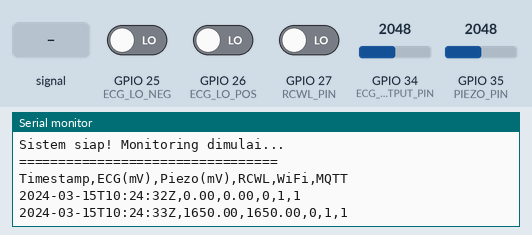
Simulated run of this sketch. Board: ESP32. Shown: the last lines printed to the serial monitor. Inputs (shaded band) come from the test bench; at power-on: GPIO 25 (ECG_LO_NEG) LOW, GPIO 35 (PIEZO_PIN) = 2048, GPIO 27 (RCWL_PIN) LOW, GPIO 26 (ECG_LO_POS) LOW, GPIO 34 (ECG_OUTPUT_PIN) = 2048 (analog values on the 0–4095 scale). WiFi joins after 1.5 s; servers stay silent unless stated; the local clock reads 2024-03-15 10:24:30 at power-on unless the sketch sets it; no MQTT or app messages arrive unless stated.

Above: at 3.2 s.
3.3 s: GPIO 25 (ECG_LO_NEG) driven HIGH
At 4.5 s:
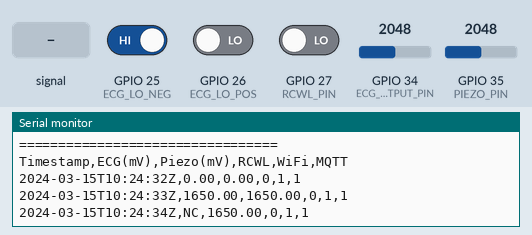
6.3 s: GPIO 35 (PIEZO_PIN) set to 2866
At 7.9 s:
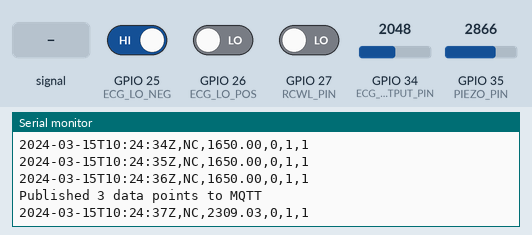
8.5 s: GPIO 27 (RCWL_PIN) driven HIGH
At 9.6 s:
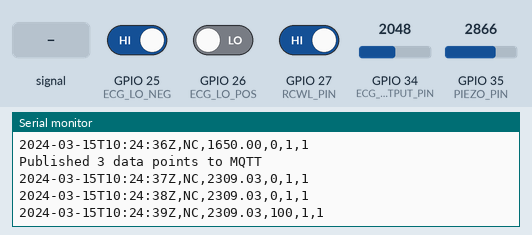
10.0 s: GPIO 35 (PIEZO_PIN) set to 3603
At 10.9 s:
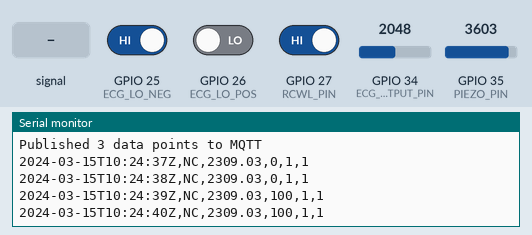
11.5 s: GPIO 25 (ECG_LO_NEG) driven LOW
At 12.8 s:
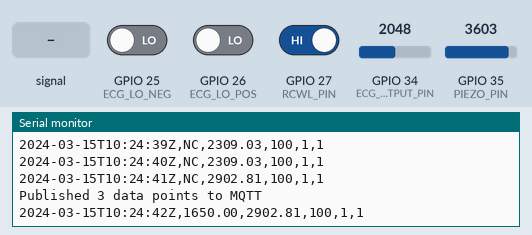
13.0 s: GPIO 34 (ECG_OUTPUT_PIN) fed a 200 Hz sine of ±327 counts around its level
At 14.6 s:
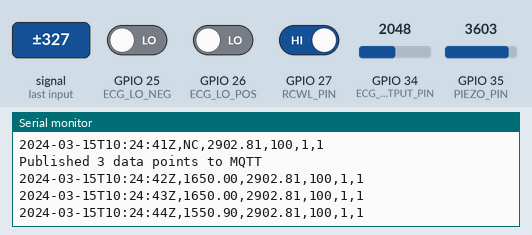

Measured:
- after the input at 3.3 s, the serial monitor: prints a new line after 0.77 s (image 1)
- after the input at 6.3 s, the serial monitor: prints a new line after 0.77 s (image 2)
- after the input at 8.5 s, the serial monitor: prints a new line after 0.57 s (image 3)
- after the input at 11.5 s, the serial monitor: prints a new line after 0.57 s (image 5)
- after the input at 13.0 s, the serial monitor: prints a new line after 1.1 s (image 6)

The sketch:

ESP32_Belt_V1.ino
```cpp
#include <WiFi.h>
#define MQTT_MAX_PACKET_SIZE 4096  // Must be defined before including PubSubClient
#include <PubSubClient.h>
#include <ArduinoJson.h>
#include <time.h>

// Pin definitions
#define RCWL_PIN 27       // Pin GPIO untuk sensor gerak RCWL-0516
#define ECG_OUTPUT_PIN 34 // Pin analog untuk output AD8232
#define ECG_LO_POS 26     // Pin Lead-Off Positif
#define ECG_LO_NEG 25     // Pin Lead-Off Negatif
#define PIEZO_PIN 35      // Pin analog untuk piezoelectric

// WiFi Setup
const char *WIFI_SSID = "Wifi Asu";
const char *WIFI_PASS = "666asukon666";

// Device ID
const char* deviceId = "belt_001";

// MQTT setup
const char* mqtt_server = "192.168.46.200";
const int mqtt_port = 1883;
const char* mqtt_client_id = "pm-1744370871533";
const char* mqtt_username = "";
const char* mqtt_password = "";

// Publish frequency
const int PUBLISH_FREQUENCY = 5000; // Publish every 5 seconds
unsigned long publishTimer;

// Data collection frequency
const int DATA_COLLECTION_INTERVAL = 200; // Collect data every 200ms
unsigned long dataCollectionTimer;

// Konversi ADC
const float ADC_REFERENCE = 3.3;    // Voltage reference in volts
const int ADC_RESOLUTION = 4096;    // 12-bit resolution (0-4095)

// Variabel untuk menyimpan nilai sensor
bool motionDetected = false;
int ecgRawValue = 0;
float ecgMv = 0.0;         // ECG value in millivolts
int piezoRawValue = 0;
float piezoMv = 0.0;       // Piezo value in millivolts
int rcwlRawValue = 0;      // Added for RCWL amplitude
bool ecgConnected = true;

// Data buffer untuk kumpulan data - reduced from 5 to 3 to prevent MQTT buffer overflow
const int MAX_DATA_POINTS = 3;     // Reduced buffer size to prevent MQTT overflows
typedef struct {
  char timestamp[25];
  float ecg;               // ECG dalam mV
  float piezoelectric_voltage; // Piezo dalam mV
  int rcwl_amplitude;      // Nilai amplitude RCWL (0-100 atau nilai tetap jika deteksi binary)
} SensorDataPoint;

SensorDataPoint dataBuffer[MAX_DATA_POINTS];
int dataBufferIndex = 0;

// Interval yang dioptimalkan
unsigned long lastUpdateTime = 0;
const unsigned long updateInterval = 1000; // Update serial setiap 1 detik

// MQTT retry mechanism
const int MQTT_RETRY_DELAY = 2000;  // 2 seconds between retries
const int MQTT_MAX_RETRIES = 3;     // Maximum number of publish retries
int mqttRetryCounter = 0;

// NTP Configuration
const char* ntpServer = "pool.ntp.org";
const long gmtOffset_sec = 25200;  // GMT+7 for Indonesia
const int daylightOffset_sec = 0;

// WiFi reconnect parameters
unsigned long wifiReconnectTimer = 0;
const int WIFI_RECONNECT_INTERVAL = 30000; // Try to reconnect every 30 seconds

// MQTT client
WiFiClient espClient;
PubSubClient client(espClient);

// Convert ADC value to millivolts
float adcToMillivolts(int adcValue) {
  return (adcValue * ADC_REFERENCE * 1000.0) / ADC_RESOLUTION;
}

void connectToWiFi() {
  Serial.println("Connecting to WiFi");
  Serial.println(WIFI_SSID);

  WiFi.begin(WIFI_SSID, WIFI_PASS);
  int attempts = 0;
  int maxAttempts = 20;

  while (WiFi.status() != WL_CONNECTED && attempts < maxAttempts) {
    delay(500);
    attempts++;
    Serial.print(".");
  }

  if (WiFi.status() == WL_CONNECTED) {
    Serial.println();
    Serial.print("Connected! IP address: ");
    Serial.println(WiFi.localIP());

    // Configure NTP
    configTime(gmtOffset_sec, daylightOffset_sec, ntpServer);
    Serial.println("NTP Configured");
  } else {
    Serial.println("\nWiFi connection failed!");
    Serial.println("Continuing without connectivity");
  }
}

void checkWiFiConnection() {
  if (WiFi.status() != WL_CONNECTED) {
    unsigned long currentTime = millis();
    if (currentTime - wifiReconnectTimer >= WIFI_RECONNECT_INTERVAL) {
      Serial.println("WiFi connection lost, reconnecting...");
      WiFi.disconnect();
      delay(1000);
      connectToWiFi();
      wifiReconnectTimer = currentTime;
    }
  }
}

bool reconnectMQTT() {
  if (WiFi.status() != WL_CONNECTED) return false;

  int attempts = 0;
  int maxAttempts = 3;

  while (!client.connected() && attempts < maxAttempts) {
    attempts++;
    Serial.print("Attempting MQTT connection...");

    if (client.connect(mqtt_client_id, mqtt_username, mqtt_password)) {
      Serial.println("connected");
      return true;
    } else {
      Serial.printf("failed, rc=%d try again in 2 seconds\n", client.state());
      delay(2000);
    }
  }

  if (!client.connected()) {
    Serial.println("Failed to connect to MQTT");
    Serial.println("Continuing without MQTT");
    return false;
  }

  return true;
}

void getTimestamp(char* buffer, int bufferSize) {
  struct tm timeinfo;
  if (!getLocalTime(&timeinfo)) {
    Serial.println("Failed to obtain time");
    strcpy(buffer, "2025-04-12T12:34:56Z"); // Default timestamp jika waktu tidak tersedia
    return;
  }

  // Format time as ISO8601 UTC
  strftime(buffer, bufferSize, "%Y-%m-%dT%H:%M:%SZ", &timeinfo);
}

void setup() {
  // Inisialisasi komunikasi serial
  Serial.begin(115200);
  while (!Serial) ; // Wait for serial to initialize

  Serial.println("\n\n=================================");
  Serial.println("ESP32 MQTT Sensor Monitoring");
  Serial.println("=================================");

  // Setup pin sensor
  pinMode(RCWL_PIN, INPUT);
  pinMode(ECG_LO_POS, INPUT); // Pin lead-off detection
  pinMode(ECG_LO_NEG, INPUT); // Pin lead-off detection

  // Konfigurasi ADC
  analogReadResolution(12); // 12-bit resolution (0-4095)

  // Connect to WiFi
  connectToWiFi();

  // Setup MQTT with increased buffer size
  client.setBufferSize(MQTT_MAX_PACKET_SIZE);
  client.setServer(mqtt_server, mqtt_port);
  reconnectMQTT();

  // Initialize all data buffer timestamps to empty
  for (int i = 0; i < MAX_DATA_POINTS; i++) {
    dataBuffer[i].timestamp[0] = '\0';
  }

  // Tunggu stabilisasi sensor
  delay(500);

  Serial.println("Sistem siap! Monitoring dimulai...");
  Serial.println("=================================");

  // Print header untuk output serial (CSV style)
  Serial.println("Timestamp,ECG(mV),Piezo(mV),RCWL,WiFi,MQTT");

  publishTimer = millis();
  dataCollectionTimer = millis();
  wifiReconnectTimer = millis();
}

void loop() {
  unsigned long currentTime = millis();

  // Check WiFi connection
  checkWiFiConnection();

  // Check MQTT connection if WiFi is connected
  if (WiFi.status() == WL_CONNECTED && !client.connected()) {
    Serial.println("MQTT disconnected, reconnecting...");
    reconnectMQTT();
  }

  // Collect data at regular intervals
  if (currentTime - dataCollectionTimer >= DATA_COLLECTION_INTERVAL) {
    dataCollectionTimer = currentTime;
    collectAndStoreData();
  }

  // Update tampilan serial dengan interval yang lebih lambat
  if (currentTime - lastUpdateTime >= updateInterval) {
    lastUpdateTime = currentTime;
    updateSerialOutput();
  }

  // Publish data ke MQTT
  if (currentTime - publishTimer >= PUBLISH_FREQUENCY) {
    publishTimer = currentTime;
    if (WiFi.status() == WL_CONNECTED && client.connected()) {
      publishSensorData();
    } else {
      Serial.println("Cannot publish: Network not ready");
    }
  }

  client.loop();
}

void collectAndStoreData() {
  // Baca sensor gerak
  motionDetected = digitalRead(RCWL_PIN);

  // Assign RCWL amplitude - binary detection dikonversi ke nilai skala
  rcwlRawValue = motionDetected ? 100 : 0;

  // Cek koneksi sensor ECG dan baca nilai
  if ((digitalRead(ECG_LO_POS) == 1) || (digitalRead(ECG_LO_NEG) == 1)) {
    ecgConnected = false;
    ecgMv = 0.0; // Set to 0 jika tidak terkoneksi
  } else {
    ecgConnected = true;
    // Baca nilai ECG
    ecgRawValue = analogRead(ECG_OUTPUT_PIN);
    ecgMv = adcToMillivolts(ecgRawValue);
  }

  // Baca nilai piezo
  piezoRawValue = analogRead(PIEZO_PIN);
  piezoMv = adcToMillivolts(piezoRawValue);

  // Store data in the buffer
  getTimestamp(dataBuffer[dataBufferIndex].timestamp, 25);
  dataBuffer[dataBufferIndex].ecg = ecgMv;
  dataBuffer[dataBufferIndex].piezoelectric_voltage = piezoMv;
  dataBuffer[dataBufferIndex].rcwl_amplitude = rcwlRawValue;

  // Move to next data point
  dataBufferIndex = (dataBufferIndex + 1) % MAX_DATA_POINTS;
}

void updateSerialOutput() {
  // Get current timestamp
  char timestamp[25];
  getTimestamp(timestamp, sizeof(timestamp));

  // Print data in CSV format
  Serial.print(timestamp);
  Serial.print(",");

  // ECG value (in mV)
  if (ecgConnected) {
    Serial.print(ecgMv, 2); // Print with 2 decimal places
  } else {
    Serial.print("NC"); // Not Connected
  }
  Serial.print(",");

  // Piezo value (in mV)
  Serial.print(piezoMv, 2); // Print with 2 decimal places
  Serial.print(",");

  // RCWL amplitude
  Serial.print(rcwlRawValue);
  Serial.print(",");

  // WiFi status
  Serial.print(WiFi.status() == WL_CONNECTED ? "1" : "0");
  Serial.print(",");

  // MQTT status
  Serial.println(client.connected() ? "1" : "0");
}

bool publishSensorData() {
  if (!client.connected() || WiFi.status() != WL_CONNECTED) {
    Serial.println("Cannot publish: MQTT or WiFi not connected");
    return false;
  }

  // Buat JSON dokumen - cukup besar untuk menampung array data
  DynamicJsonDocument doc(3072);  // Reduced size to avoid memory fragmentation

  // Create JSON array
  JsonArray dataArray = doc.to<JsonArray>();

  // Count valid data points
  int validPoints = 0;
  int currentIndex = dataBufferIndex;  // Start from the oldest data

  // Add data points to array
  for (int i = 0; i < MAX_DATA_POINTS; i++) {
    int idx = (currentIndex + i) % MAX_DATA_POINTS;

    // Check if this is a valid data point (non-empty timestamp)
    if (strlen(dataBuffer[idx].timestamp) > 0) {
      JsonObject dataPoint = dataArray.createNestedObject();
      dataPoint["timestamp"] = dataBuffer[idx].timestamp;
      dataPoint["ecg"] = dataBuffer[idx].ecg;
      dataPoint["piezoelectric_voltage"] = dataBuffer[idx].piezoelectric_voltage;
      dataPoint["rcwl_amplitude"] = dataBuffer[idx].rcwl_amplitude;

      validPoints++;

      // Clear the timestamp after adding to array (mark as used)
      dataBuffer[idx].timestamp[0] = '\0';
    }
  }

  // Only publish if we have data
  if (validPoints > 0) {
    // Serialize JSON ke string
    char jsonBuffer[MQTT_MAX_PACKET_SIZE - 100];  // Leave some headroom
    size_t jsonSize = serializeJson(doc, jsonBuffer);

    // Check if JSON size is too large for MQTT buffer
    if (jsonSize >= MQTT_MAX_PACKET_SIZE - 100) {
      Serial.println("Warning: JSON payload may be too large for MQTT buffer");
    }

    // Publish ke MQTT dengan retry
    String topic = "sleepsense/device/";
    topic += deviceId;
    topic += "/belt";

    bool publishSuccess = false;
    int retryCount = 0;

    while (!publishSuccess && retryCount < MQTT_MAX_RETRIES) {
      if (client.publish(topic.c_str(), jsonBuffer)) {
        Serial.printf("Published %d data points to MQTT\n", validPoints);
        publishSuccess = true;
      } else {
        retryCount++;
        Serial.printf("MQTT publish failed, retry %d of %d\n", retryCount, MQTT_MAX_RETRIES);
        delay(MQTT_RETRY_DELAY);

        // Try to reconnect if client disconnected
        if (!client.connected()) {
          Serial.println("Lost MQTT connection during publish, reconnecting...");
          reconnectMQTT();
        }
      }
    }

    if (!publishSuccess) {
      Serial.println("Failed to publish data to MQTT after max retries");
      return false;
    }

    return true;
  } else {
    Serial.println("No data to publish");
    return true;  // Not a failure case
  }
}
```
